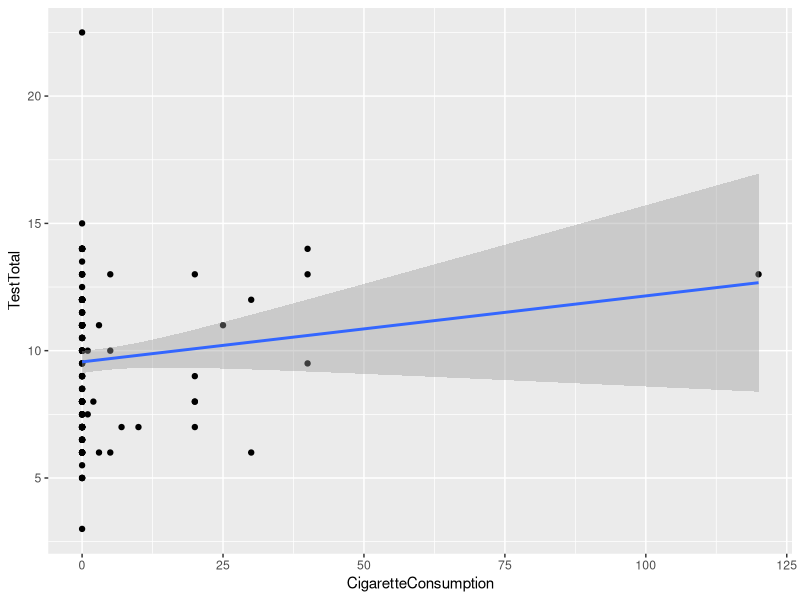
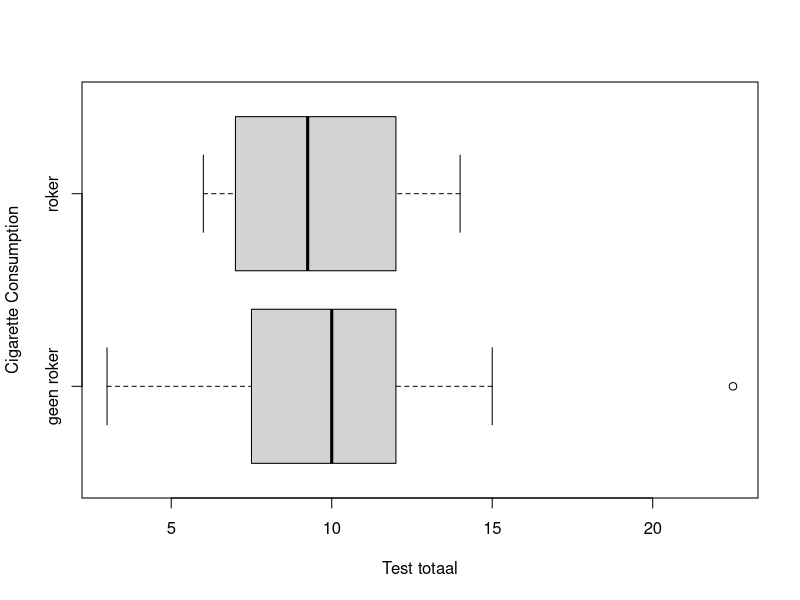
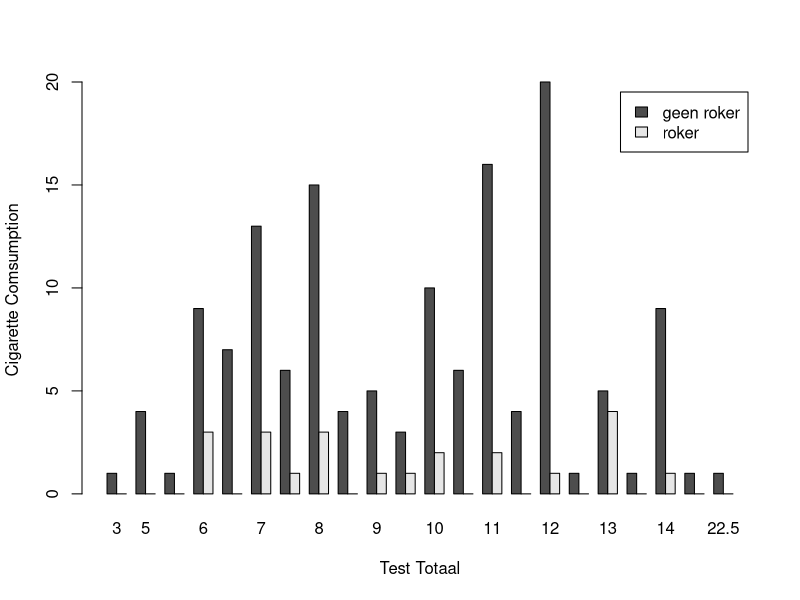

Write R code to recreate these figures, in order.
## ---- chunk 1
knitr::opts_chunk$set(echo = TRUE)
library(tidyverse)
## ---- chunk 2
Rokerclass <- data.frame(
  Min = c(0, 1),
  Max = c(0, 1000),
  Classificatie = c("geen roker", "roker")
)
## ---- chunk 3
data <- read_csv('../data/npe-1920-wiskundige-geletterdheid.csv')
usedData  <-  na.omit(subset(data, select = c(17,96:110))) %>%
  mutate(TestLevel1 = TestQ01 + TestQ02 + TestQ03 + TestQ04 + TestQ05) %>%
  mutate(TestLevel2 = TestQ06 + TestQ07 + TestQ08 + TestQ09 + TestQ10) %>%
  mutate(TestLevel3 = TestQ11 + TestQ12 + TestQ13 + TestQ14 + TestQ15) %>%
  mutate(TestTotal = TestLevel1 + TestLevel2 + TestLevel3)

workData <- transform(usedData, CigaretteConsumptionClassificatie=Rokerclass$Classificatie[findInterval(CigaretteConsumption,Rokerclass$Min)])
glimpse(workData)
## ---- chunk 4
ggplot(data = usedData, mapping = aes(x = CigaretteConsumption, y = TestTotal)) +
  geom_point() +
  geom_smooth(method = "lm", formula = y ~ x)
## ---- chunk 5
mx <- mean(usedData$CigaretteConsumption)
my <- mean(usedData$TestTotal)
mx
my
## ---- chunk 6
#                                       afh                           onafh
regr_Cigarette_GradeMath4IT <- lm(workData$TestTotal ~workData$CigaretteConsumption)
regr_Cigarette_GradeMath4IT
## ---- chunk 7
correlatieCoefficient <- cor(x = workData$CigaretteConsumption, y = workData$TestTotal)
determinatieCoefficient <- correlatieCoefficient^2
correlatieCoefficient
determinatieCoefficient
## ---- chunk 8
strategy_A <- workData$TestTotal[workData$CigaretteConsumptionClassificatie == 'geen roker']
strategy_B <- workData$TestTotal[workData$CigaretteConsumptionClassificatie == 'roker']
## ---- chunk 9
sum (workData$CigaretteConsumptionClassificatie == 'geen roker')
sum (workData$CigaretteConsumptionClassificatie == 'roker')
## ---- chunk 10
# Boxplot
boxplot(workData$TestTotal ~ workData$CigaretteConsumptionClassificatie, horizontal = TRUE, xlab = "Test totaal", ylab = "Cigarette Consumption")

# Clustered bar chart (histogram)
frequencies <- table(workData$TestTotal, workData$CigaretteConsumptionClassificatie)
barplot(t(frequencies), beside = TRUE, legend = TRUE, xlab = "Test Totaal", ylab = "Cigarette Comsumption")
## ---- chunk 11
t.test(strategy_A, strategy_B,alternative = 'greater', conf.level = 1 - 0.05)
## ---- chunk 12
# Pooled standard deviation for two samples x and y
pooled_sd <- function(x, y) {
  sd_x <- sd(x, na.rm = TRUE)
  sd_y <- sd(y, na.rm = TRUE)
  n_x <- length(x)
  n_y <- length(y)
  
  sqrt( ((n_x - 1) * sd_x^2 + (n_y - 1) * sd_y^2)
        / (n_x + n_y - 2))
}

# Effect size, Cohen's d
cohens_d <- function(x, y) {
  (mean(y, na.rm = TRUE) - mean(x, na.rm = TRUE)) / pooled_sd(x, y)
}
## ---- chunk 13
cohens_d(strategy_A, strategy_B)
